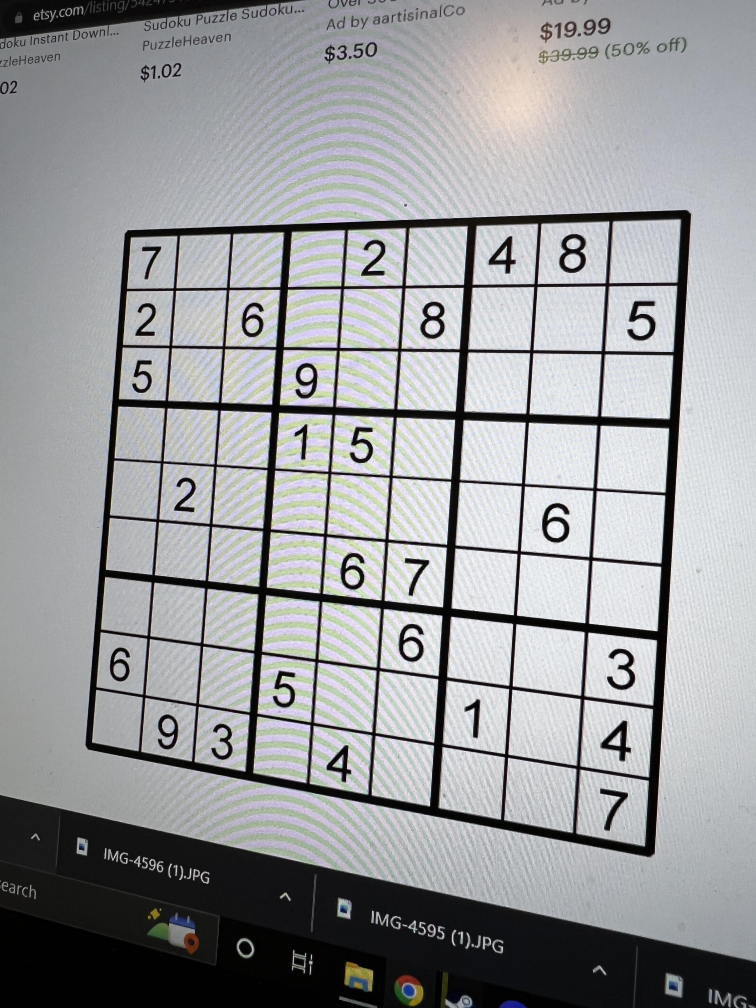
#> input picture images/test2.jpg, 3024 x 4032 px (shown at 1/4 size)
$ python main.py
#> lines starting #> are read from the running program, lines starting #| are printed output that depends on the picture; after the words box and inside, x2 and y2 are one past the last pixel; in counts of white or black regions, pixels touching at a corner belong together
import cv2
import pytesseract as pytesseract
from PIL import Image
from skimage import exposure
import imutils as imutils
import numpy as np
import datetime
from matplotlib import pyplot as plt

pytesseract.pytesseract.tesseract_cmd = 'C:/Program Files/Tesseract-OCR/tesseract.exe'

# https://pyimagesearch.com/2014/05/05/building-pokedex-python-opencv-perspective-warping-step-5-6/

path = r'../images/'
filename = 'test2.jpg'

start = datetime.datetime.now()
image = cv2.imread(path + filename)
#> image is the input picture: shape (4032, 3024, 3); mean B, G, R 154.9, 152.9, 151.7

plt.imshow(image)
plt.show()

ratio = image.shape[0] / 300.0
#> ratio = 13.44
orig = image.copy()
image = imutils.resize(image, height=300)
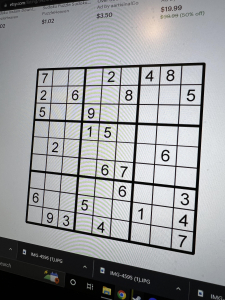
#> image: shape (300, 225, 3); mean B, G, R 154.9, 152.9, 151.7

edges = cv2.Canny(cv2.bilateralFilter(cv2.cvtColor(image, cv2.COLOR_BGR2GRAY), 11, 17, 17), 30, 200)
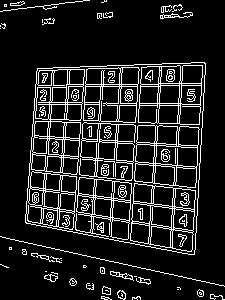
#> edges: shape (300, 225); 12.4% white in thin lines or dots

# [5 lines of commented-out code are left out]

contours = sorted(imutils.grab_contours(cv2.findContours(edges.copy(), cv2.RETR_TREE, cv2.CHAIN_APPROX_SIMPLE)),
                  key=cv2.contourArea, reverse=True)[:10]
#> contours = 10 contours; largest, box (x1, y1, x2, y2) and area: (25, 62, 206, 255) 29492, (25, 62, 206, 255) 22304, (130, 183, 196, 252) 3660, (134, 125, 200, 188) 3560, (138, 65, 203, 125) 3472
boardContour = None

for c in contours:
    peri = cv2.arcLength(c, True)
    approx = cv2.approxPolyDP(c, 0.015 * peri, True)
    if len(approx) == 4:
        boardContour = approx
        break
#> this loop made 1 pass
#> (peri, boardContour) on pass 1: (707.7, [[205, 63], [37, 68], [25, 222], [194, 254]])

# cv2.drawContours(image, [boardContour], -1, (0, 255, 0), 3)
# cv2.imshow("Game Boy Screen", image)
# cv2.waitKey(0)

points = boardContour.reshape(4, 2)
#> points = [[205, 63], [37, 68], [25, 222], [194, 254]]
rect = np.zeros((4, 2), dtype="float32")

s = points.sum(axis=1)
#> s = [268, 105, 247, 448]
rect[0] = points[np.argmin(s)]
rect[2] = points[np.argmax(s)]

diff = np.diff(points, axis=1)
#> diff = [-142, 31, 197, 60]
rect[1] = points[np.argmin(diff)]
rect[3] = points[np.argmax(diff)]
rect *= ratio

(tl, tr, br, bl) = rect
#> tl = [497.3, 913.9]; tr = [2755.2, 846.7]; br = [2607.4, 3413.8]; bl = [336, 2983.7]
widthA = np.sqrt(((br[0] - bl[0]) ** 2) + ((br[1] - bl[1]) ** 2))
#> widthA = 2311.7
widthB = np.sqrt(((tr[0] - tl[0]) ** 2) + ((tr[1] - tl[1]) ** 2))
#> widthB = 2258.9
heightA = np.sqrt(((tr[0] - br[0]) ** 2) + ((tr[1] - br[1]) ** 2))
#> heightA = 2571.3
heightB = np.sqrt(((tl[0] - bl[0]) ** 2) + ((tl[1] - bl[1]) ** 2))
#> heightB = 2076

maxWidth = max(int(widthA), int(widthB))
#> maxWidth = 2311
maxHeight = max(int(heightA), int(heightB))
#> maxHeight = 2571

dst = np.array([
    [0, 0],
    [maxWidth - 1, 0],
    [maxWidth - 1, maxHeight - 1],
    [0, maxHeight - 1]], dtype="float32")

ocr_image = cv2.cvtColor(cv2.warpPerspective(orig, cv2.getPerspectiveTransform(rect, dst), (maxWidth, maxHeight)),
                         cv2.COLOR_BGR2GRAY)
ocr_image = cv2.blur(ocr_image,(10,10))
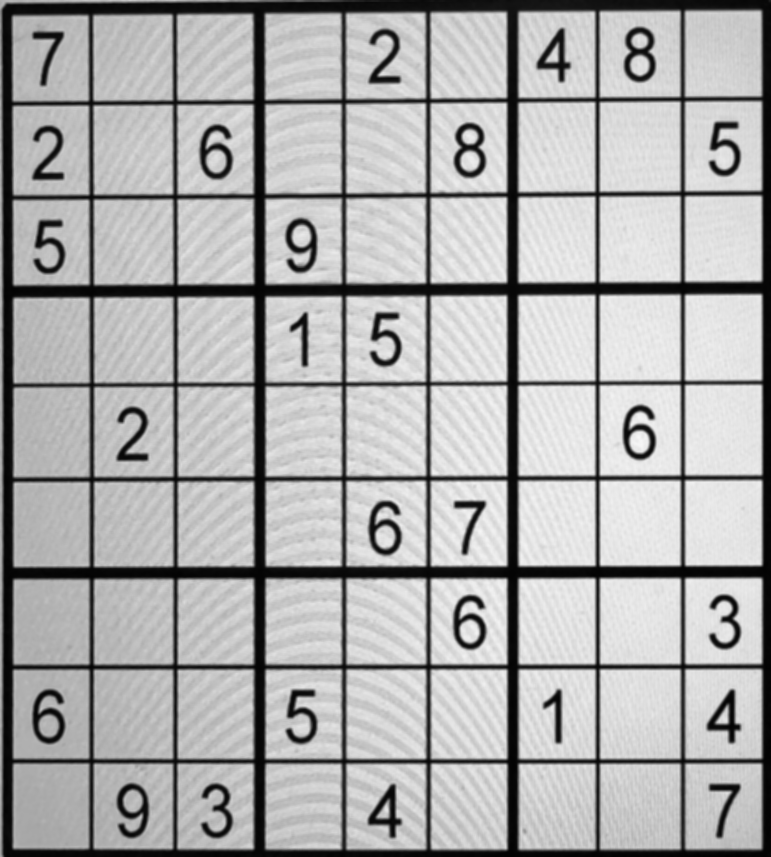
#> ocr_image: shape (2571, 2311) (shown at 1/3 size); min 2, max 248, mean 172.3

# save the cropped image to file
# ocr_image = np.array(Image.fromarray(warp.astype(np.uint8)))
# ocr_image = cv2.cvtColor(warp, cv2.COLOR_RGB2GRAY)


ocr_image, img_bin = cv2.threshold(ocr_image, 128, 255, cv2.THRESH_BINARY | cv2.THRESH_OTSU)
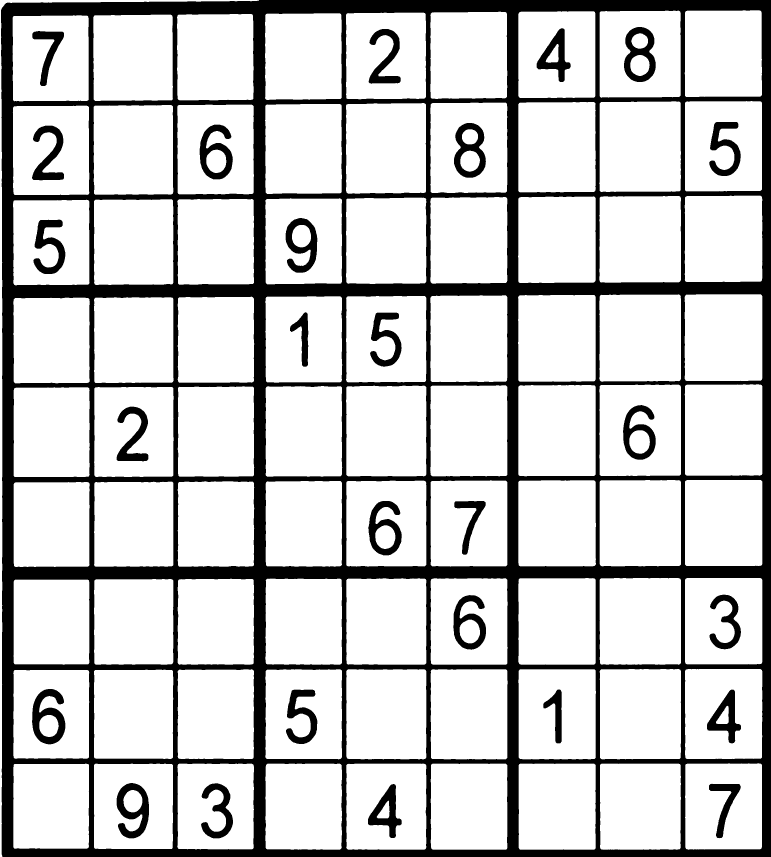
#> img_bin: shape (2571, 2311) (shown at 1/3 size); 80.3% white; 27 black regions, largest, box (x1, y1, x2, y2) and area: (3, 0, 2311, 2571) 999303, (96, 2067, 196, 2233) 8360, (350, 2349, 447, 2515) 8036
#> ocr_image = 122
ocr_image = cv2.bitwise_not(img_bin)

kernel = np.ones((2, 1), np.uint8)

ocr_image = cv2.erode(ocr_image, kernel, iterations=1)
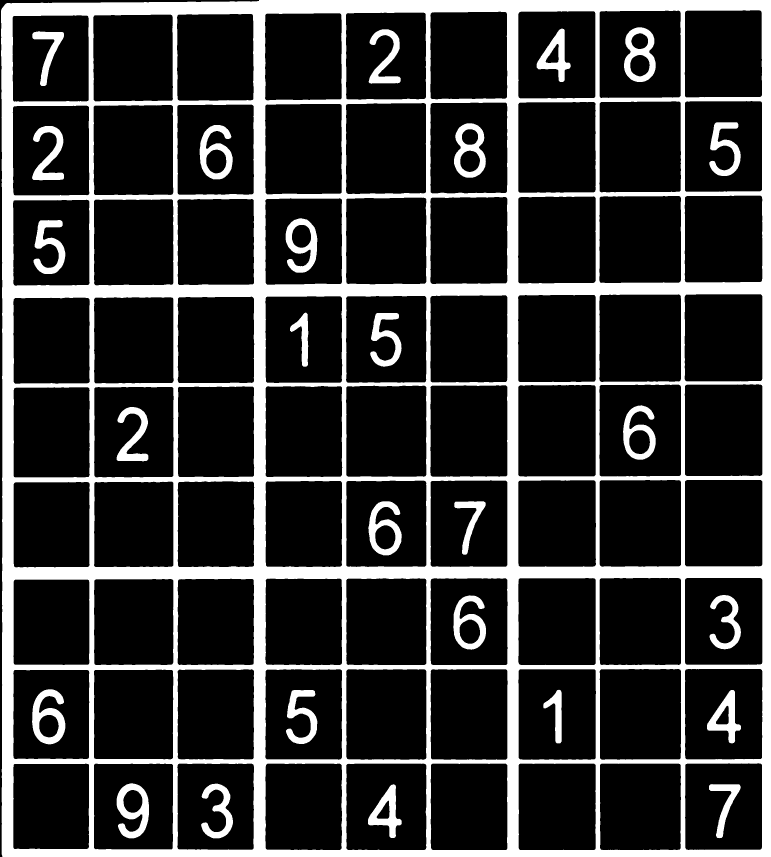
#> ocr_image: shape (2571, 2311) (shown at 1/3 size); 19.3% white; 27 white regions, largest, box (x1, y1, x2, y2) and area: (3, 0, 2311, 2571) 978978, (96, 2068, 196, 2233) 8127, (350, 2350, 447, 2515) 7809
ocr_image = cv2.dilate(ocr_image, kernel, iterations=1)
#> ocr_image: shape (2571, 2311); 19.7% white; 27 white regions, largest, box (x1, y1, x2, y2) and area: (3, 0, 2311, 2571) 998521, (96, 2068, 196, 2234) 8360, (350, 2350, 447, 2516) 8036


# crop outside borders
# ocr_image = ocr_image[int(len(ocr_image) * 0.015):-int(len(ocr_image) * 0.015),
#             int(len(ocr_image[0]) * 0.015):-int(len(ocr_image[0]) * 0.015)]
plt.imshow(ocr_image)
plt.show()
print(ocr_image.shape)
#| (2571, 2311)
# [14 lines of commented-out code are left out]
sub_box_width = len(ocr_image[0]) // 3
#> sub_box_width = 770
sub_box_height = len(ocr_image) // 3
#> sub_box_height = 857
sub_box_padding_percent = 0.02
sub_box_padding_x = int(sub_box_width * sub_box_padding_percent)
#> sub_box_padding_x = 15
sub_box_padding_y = int(sub_box_height * sub_box_padding_percent)
#> sub_box_padding_y = 17

for R in range(3):
    for C in range(3):
        sub_box_start_x = C * sub_box_width
        sub_box_start_y = R * sub_box_height
        sub_box_padding_left = 0
        sub_box_padding_right = 0
        sub_box_padding_up = 0
        sub_box_padding_down = 0

        sub_box = ocr_image[
                  sub_box_start_y + sub_box_padding_y:sub_box_start_y + sub_box_height - sub_box_padding_y,
                  sub_box_start_x + sub_box_padding_x:sub_box_start_x + sub_box_width - sub_box_padding_x]

        plt.imshow(sub_box)
        plt.show()

        current_sub_box_width = len(sub_box[0])
        current_sub_box_height = len(sub_box)
        sub_box_center_x = current_sub_box_width // 2
        sub_box_center_y = current_sub_box_height // 2

        # sub_box = ocr_image[
        #           sub_box_start_y:sub_box_start_y + sub_box_height,
        #           sub_box_start_x:sub_box_start_x + sub_box_width]

        for x in range(current_sub_box_width):
            if sub_box[sub_box_center_y, x] < 50:
                sub_box_padding_left = x
                break

        for x in reversed(range(current_sub_box_width)):
            if sub_box[sub_box_center_y, x] < 50:
                sub_box_padding_right = x
                break

        for x in range(current_sub_box_height):
            if sub_box[x, sub_box_center_x] < 50:
                sub_box_padding_up = x
                break

        for x in reversed(range(current_sub_box_height)):
            if sub_box[x, sub_box_center_x] < 50:
                sub_box_padding_down = x
                break

        print(sub_box_padding_left, sub_box_padding_right, sub_box_padding_up, sub_box_padding_down)

        sub_box = sub_box[sub_box_padding_up:sub_box_padding_down, sub_box_padding_left:sub_box_padding_right]
        plt.imshow(sub_box)
        plt.show()

        box_width = len(sub_box[0]) // 3
        box_height = len(sub_box) // 3
        box_padding_percent = 0.0
        box_padding_x = int(box_width * box_padding_percent)
        box_padding_y = int(box_height * box_padding_percent)
        for r2 in range(3):
            for c2 in range(3):
                box_start_x = c2 * box_width
                box_start_y = r2 * box_height
                print(box_start_y - box_padding_y, box_start_y + box_height + box_padding_y,
                      box_start_x - box_padding_x,
                      box_start_x + box_width + box_padding_x)
                box = sub_box[max(0, box_start_y - box_padding_y):min(box_start_y + box_height + box_padding_y, len(sub_box)),
                      max(0, box_start_x - box_padding_x):
                      min(box_start_x + box_width + box_padding_x, len(sub_box[0]))]
                plt.imshow(box)
                plt.show()
#> (the run stopped early here; a loop or call above may not have finished)
